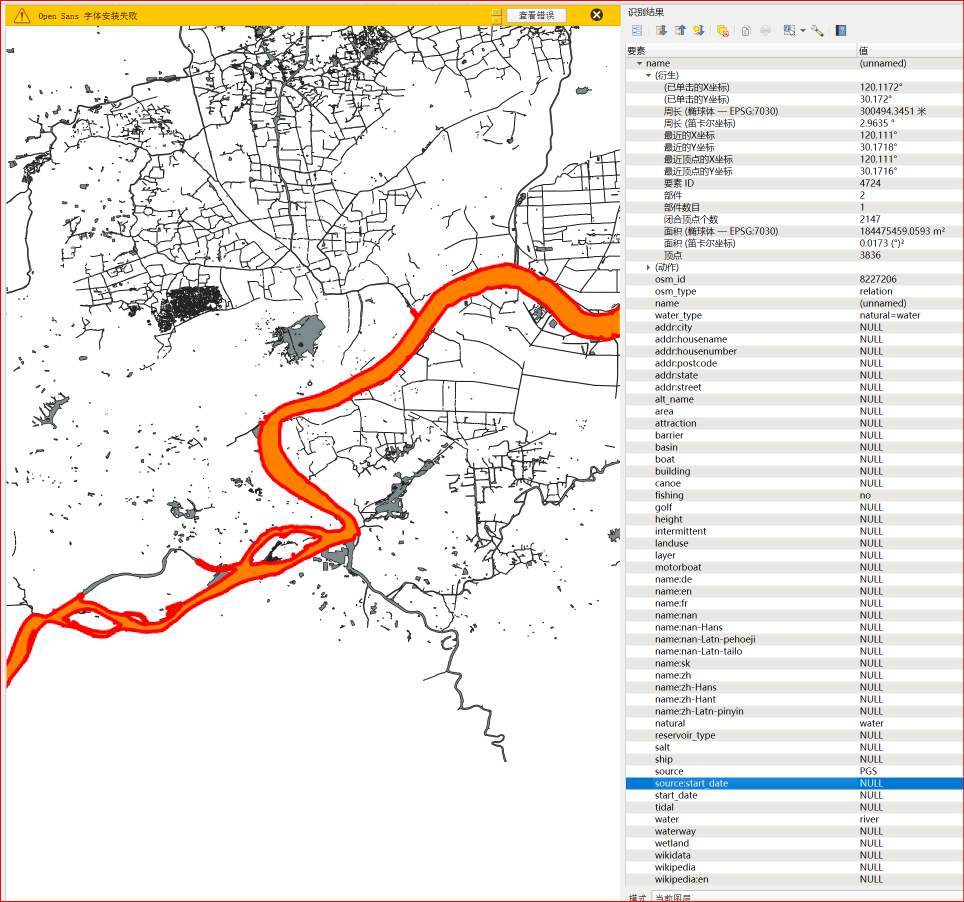
#> input picture pbf_cache/要素识别.png, 1928 x 1804 px (shown at 1/2 size)
$ python -i amap_salience.py   (imports and definitions only)
#> lines starting #> are read from the running program, lines starting #| are printed output that depends on the picture; after the words box and inside, x2 and y2 are one past the last pixel; in counts of white or black regions, pixels touching at a corner belong together
#> further down, picture is the input picture: PIL image 1928x1804 RGBA; mean R, G, B, A 237.9, 232.1, 227.6, 255
### _TEXTURE_STYLE_OF_DEEPSEEK/_water_supplement.py
"""Water polygon supplementation: Gaode no-label tiles + Chamfer matching + adaptive buffer.

Priority: OSM polygon > Gaode extraction (shape-matched) > adaptive width buffer

Gaode tile service: scl=2&style=7 gives clean basemap without labels/text.
Water is bright blue, easily segmented. Resolution ~4.8m/px at zoom 14.

Used by _layer_preprocess.py (3MF pipeline) and tune_buildings_v2.py (PNG renderer).
"""
from __future__ import annotations

import json
import math
import os
import time
from io import BytesIO
from pathlib import Path
from typing import List, Tuple, Optional

import numpy as np
from shapely.geometry import LineString, MultiPolygon, Point, Polygon, shape, mapping
from shapely.ops import unary_union, nearest_points

# ---------------------------------------------------------------------------
# Config
# ---------------------------------------------------------------------------

_AMAP_ZOOM = 14
_AMAP_TILE_PX = 512         # scl=2 returns 512x512 tiles
_MIN_SEGMENT_LEN = 200      # ignore uncovered segments shorter than this (m)
_MIN_POLYGON_AREA_M2 = 50000
_MAX_SUPPLEMENT_AREA_M2 = 500000  # reject Gaode polygons larger than 500k m² (0.5 km²)
_ADAPTIVE_MIN_HW = 40       # adaptive buffer 最小半宽 (m)——无参考时的河道默认
_ADAPTIVE_MAX_HW = 450      # 最大半宽上限 (m)——river default
_ADAPTIVE_DECAY_DIST = 15000
_ADAPTIVE_REF_MAX_DIST = 500  # 参考多边形必须贴近中心线（视为同一水体的延伸）

_WATERWAY_HW_CAPS = {
    "river":     (40, 450),
    "riverbank": (100, 500),
    "canal":     (12, 50),
    "stream":    (5, 20),
    "drain":     (3, 12),
    "ditch":     (2, 8),
}

# Chamfer matching search range (narrow: no-label tiles are well-calibrated)
_CHAMFER_SCALE_RANGE = (0.85, 1.15)
_CHAMFER_SCALE_STEPS = 30
_CHAMFER_ANGLE_RANGE = (-3, 3)  # degrees — GCJ correction handles most offset
_CHAMFER_ANGLE_STEP = 1
_CHAMFER_MAX_SCORE_M = 150.0    # if best score > this, match is unreliable


# ---------------------------------------------------------------------------
# Key loading
# ---------------------------------------------------------------------------

# [15 lines left out: function _load_amap_key, not called in this run]


# ---------------------------------------------------------------------------
# GCJ-02 ↔ WGS84 coordinate conversion
# ---------------------------------------------------------------------------

_A = 6378245.0
_EE = 0.00669342162296594


def _out_of_china(lon: float, lat: float) -> bool:
    return not (72.004 <= lon <= 137.8347 and 0.8293 <= lat <= 55.8271)


# [43 lines left out: functions _transform_lat, _transform_lon, _wgs84_to_gcj02, _gcj02_to_wgs84, not called in this run]


# ---------------------------------------------------------------------------
# Tile math
# ---------------------------------------------------------------------------

def _lon_to_tile_x(lon: float, zoom: int) -> int:
    return int((lon + 180) / 360 * (2 ** zoom))


def _lat_to_tile_y(lat: float, zoom: int) -> int:
    lat_rad = math.radians(lat)
    return int((1 - math.log(math.tan(lat_rad) + 1 / math.cos(lat_rad)) / math.pi) / 2 * (2 ** zoom))


def _tile_to_lon(x: int, zoom: int) -> float:
    return x / (2 ** zoom) * 360 - 180


def _tile_to_lat(y: int, zoom: int) -> float:
    n = math.pi - 2 * math.pi * y / (2 ** zoom)
    return math.degrees(math.atan(math.sinh(n)))


# ---------------------------------------------------------------------------
# Gaode no-label tile extraction
# ---------------------------------------------------------------------------

# [6 lines left out: function _cache_path, not called in this run]


def _auto_fetch_enabled() -> bool:
    value = os.environ.get("AMAP_WATER_AUTO_FETCH", "1").strip().lower()
    return value not in {"0", "false", "no", "off"}


# [61 lines left out: function _fetch_nolabel_tiles, not called in this run]


def _extract_water_mask(img: np.ndarray) -> np.ndarray:
    """HSV + RGB color segmentation for water pixels in no-label basemap."""
    from scipy import ndimage

    img_f = img.astype(np.float32) / 255.0
    r, g, b = img_f[:, :, 0], img_f[:, :, 1], img_f[:, :, 2]

    cmax = np.maximum(np.maximum(r, g), b)
    cmin = np.minimum(np.minimum(r, g), b)
    delta = cmax - cmin

    hue = np.zeros_like(cmax)
    m_r = (cmax == r) & (delta > 0)
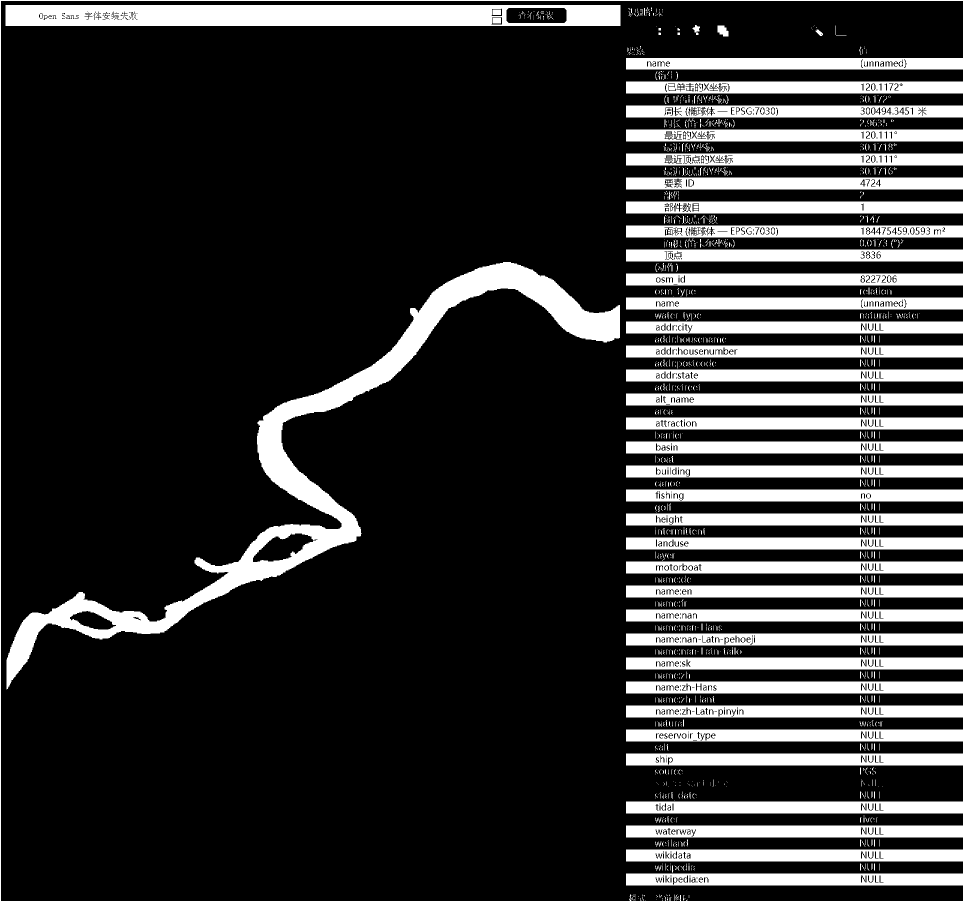
#> m_r: shape (1804, 1928) bool (shown at 1/2 size); 19.8% white; 1554 white regions (1337 under 20 px), largest, box (x1, y1, x2, y2) and area: (0, 0, 1928, 1804) 542182, (13, 524, 1240, 1379) 84862, (11, 10, 1241, 52) 46978
    m_g = (cmax == g) & (delta > 0)
#> m_g: shape (1804, 1928) bool; 0.45% white in thin lines or dots
    m_b = (cmax == b) & (delta > 0)
#> m_b: shape (1804, 1928) bool; 2.1% white; 5925 white regions (5554 under 20 px), largest, box (x1, y1, x2, y2) and area: (1252, 1555, 1926, 1579) 15941, (565, 630, 651, 721) 4034, (642, 1084, 1012, 1523) 3713
    hue[m_r] = 60 * (((g[m_r] - b[m_r]) / delta[m_r]) % 6)
    hue[m_g] = 60 * ((b[m_g] - r[m_g]) / delta[m_g] + 2)
    hue[m_b] = 60 * ((r[m_b] - g[m_b]) / delta[m_b] + 4)
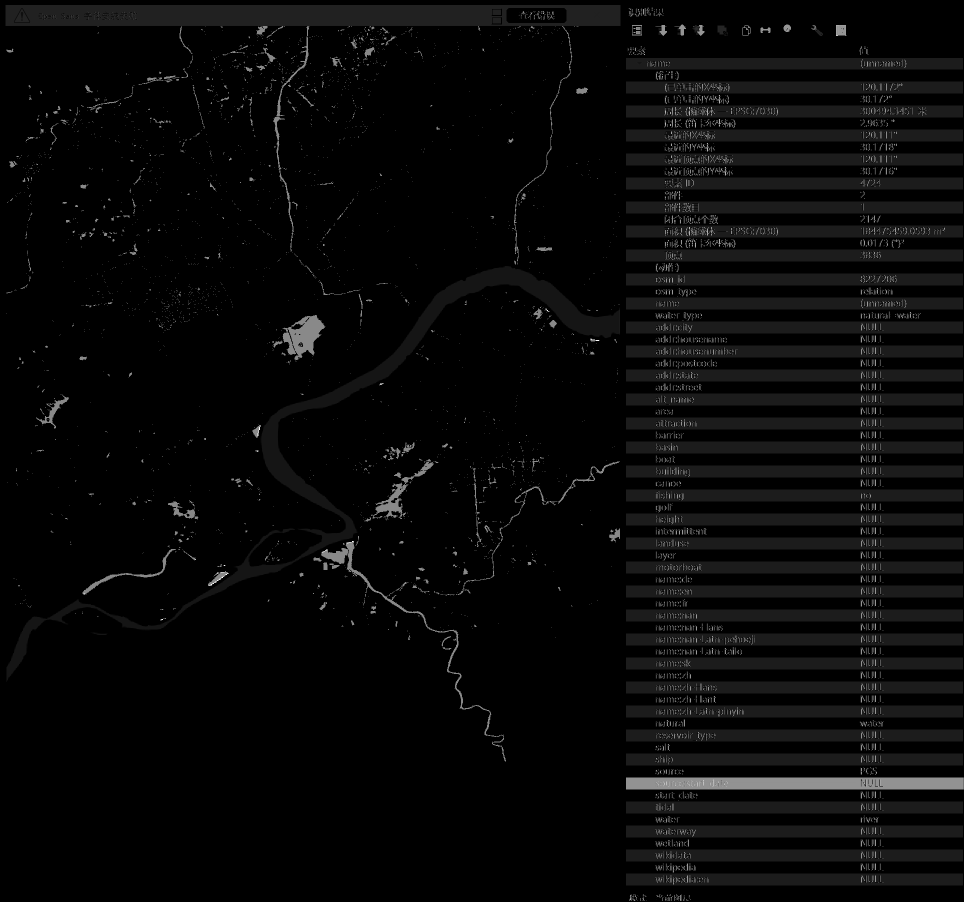
#> hue: shape (1804, 1928) float32 (shown at 1/2 size); min 0, max 359.8, mean 11.7; drawn with min black and max white

    sat = np.where(cmax > 0, delta / cmax, 0)

    # Water: bright blue in basemap
    mask = (hue >= 180) & (hue <= 240) & (sat >= 0.08) & (cmax >= 0.45)
#> mask: shape (1804, 1928) bool; 1.5% white; 4057 white regions (3918 under 20 px), largest, box (x1, y1, x2, y2) and area: (1252, 1555, 1926, 1579) 15624, (567, 631, 649, 719) 3593, (752, 967, 813, 1035) 1351

    # RGB supplement for lighter/edge water pixels
    ri, gi, bi = img[:, :, 0], img[:, :, 1], img[:, :, 2]
    rgb_mask = (bi >= 190) & (gi >= 140) & (gi <= 230) & (ri >= 60) & (ri <= 200) & (bi > ri)
#> rgb_mask: shape (1804, 1928) bool; 0.23% white in thin lines or dots
    mask = mask | rgb_mask
#> mask: shape (1804, 1928) bool; 1.5% white; 4075 white regions (3934 under 20 px), largest, box (x1, y1, x2, y2) and area: (1252, 1555, 1926, 1579) 15707, (567, 631, 649, 719) 3593, (752, 967, 813, 1035) 1351

    # Morphological cleanup
    mask = ndimage.binary_opening(mask, iterations=2)
#> mask: shape (1804, 1928) bool; 0.75% white; 63 white regions (11 under 20 px), largest, box (x1, y1, x2, y2) and area: (1252, 1555, 1926, 1579) 15282, (576, 631, 649, 719) 2941, (752, 968, 812, 1032) 1159
    mask = ndimage.binary_closing(mask, iterations=2)
#> mask: shape (1804, 1928) bool; 0.77% white; 56 white regions (11 under 20 px), largest, box (x1, y1, x2, y2) and area: (1252, 1555, 1926, 1579) 15720, (567, 631, 649, 719) 3703, (644, 1084, 737, 1166) 1437
    mask = ndimage.binary_fill_holes(mask)
#> mask: shape (1804, 1928) bool; 0.79% white; 56 white regions (11 under 20 px), largest, box (x1, y1, x2, y2) and area: (1252, 1555, 1926, 1579) 16156, (567, 631, 649, 719) 3782, (644, 1084, 737, 1166) 1437

    labeled, n = ndimage.label(mask)
#> labeled: shape (1804, 1928) int32; 60 distinct labels, from 0 to 59
#> n = 59
    for i in range(1, n + 1):
        if (labeled == i).sum() < 1000:
            mask[labeled == i] = 0
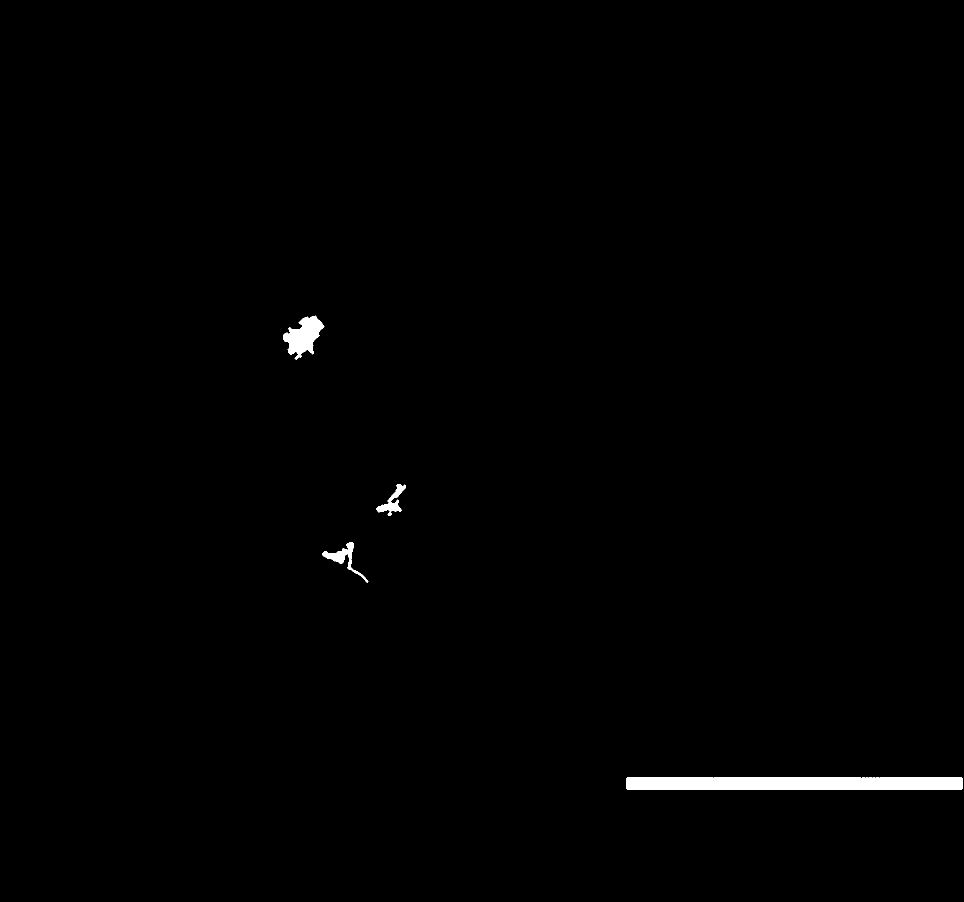
#> mask: shape (1804, 1928) bool (shown at 1/2 size); 0.65% white; 4 white regions, box (x1, y1, x2, y2) and area: (1252, 1555, 1926, 1579) 16156, (567, 631, 649, 719) 3782, (644, 1084, 737, 1166) 1437, (752, 968, 812, 1032) 1192

    return mask.astype(np.uint8)


# [657 lines left out: functions _vectorize_mask, _fetch_amap_water, fetch_amap_water_local, _chamfer_match, _apply_chamfer_transform, _estimate_polygon_width and 4 more, not called in this run]

### aesthetic/amap_salience.py
"""AMap style-7 visual salience masks for composition diagnostics.

AMap is used here as a cartographic reference, not as replacement geometry.
The stable no-label palette tells us which roads and water bodies the source
map considers visually important.  Masks remain read-only until representative
city tests demonstrate that they are safe selection constraints.
"""
from __future__ import annotations

from dataclasses import dataclass
import json
import math
import os
from pathlib import Path

import numpy as np
from PIL import Image
from scipy import ndimage

from _TEXTURE_STYLE_OF_DEEPSEEK._water_supplement import (
    _extract_water_mask,
    _fetch_nolabel_tiles,
    _out_of_china,
    _wgs84_to_gcj02,
)


PALETTE_VERSION = "amap-style7-salience-v1"
TEMPLATE_POLICY_VERSION = "amap-spatial-template-v3"
COMPARISON_VERSION = "amap-salience-comparison-v1"
URBAN_EVIDENCE_VERSION = "amap-urban-evidence-v1"

# Exact style-7 anchors observed in real Beijing tiles.  A small RGB distance
# absorbs antialiasing without admitting coloured metro lines or green parks.
_ROAD_PALETTES = {
    "major": ((255, 163, 92), (246, 128, 37)),
    "arterial": ((241, 207, 95), (225, 173, 4), (242, 200, 65)),
    "context": ((246, 227, 163), (248, 210, 145), (233, 178, 83)),
}
_GREEN_PALETTE = ((200, 228, 157),)


@dataclass(frozen=True)
class SalienceMasks:
    water: np.ndarray
    road_major: np.ndarray
    road_arterial: np.ndarray
    road_context: np.ndarray
    evidence: dict
    green: np.ndarray | None = None

    @property
    def road_all(self) -> np.ndarray:
        return self.road_major | self.road_arterial | self.road_context


class AmapSalienceGuide:
    """Sample projected local linework against a cartographic reference mask.

    The guide returns evidence scores only.  Callers remain responsible for
    print budgets, topology, geometry validity, and the prohibition on
    inventing source features.
    """

    # [226 lines left out: functions __init__, _iter_lines, _sample_pixels, road_support, water_support, summarize_amap_urban_evidence, not called in this run]


def _palette_mask(rgb: np.ndarray, anchors, tolerance: float) -> np.ndarray:
    work = rgb.astype(np.int16)
    output = np.zeros(rgb.shape[:2], dtype=bool)
    threshold = float(tolerance) ** 2
    for anchor in anchors:
        delta = work - np.asarray(anchor, dtype=np.int16)
        output |= np.sum(delta.astype(np.int32) ** 2, axis=2) <= threshold
    return output


def _remove_small_components(mask: np.ndarray, min_pixels: int) -> np.ndarray:
    if not mask.any() or min_pixels <= 1:
        return mask.astype(bool)
    labels, count = ndimage.label(mask)
    if count == 0:
        return mask.astype(bool)
    sizes = np.bincount(labels.ravel())
    keep = sizes >= int(min_pixels)
    keep[0] = False
    return keep[labels]


def extract_amap_salience_masks(
    image,
    *,
    palette_tolerance: float = 18.0,
    min_road_component_pixels: int = 16,
) -> SalienceMasks:
    """Extract water and three road-salience tiers from a style-7 image."""

    rgb = np.asarray(image.convert("RGB") if isinstance(image, Image.Image)
                     else image, dtype=np.uint8)
    if rgb.ndim != 3 or rgb.shape[2] != 3:
        raise ValueError("AMap reference must be an RGB image")

    water = _extract_water_mask(rgb).astype(bool)
    road_masks = {}
    for name, palette in _ROAD_PALETTES.items():
        mask = _palette_mask(rgb, palette, palette_tolerance)
        # Coloured transit lines can overwrite one or two pixels at crossings;
        # close those display artefacts before component filtering.
        mask = ndimage.binary_closing(mask, structure=np.ones((3, 3)))
        mask &= ~water
        road_masks[name] = _remove_small_components(
            mask, min_road_component_pixels)
#> this loop made 3 passes
#> count in _remove_small_components on passes 1 to 3: 48, 39, 2026
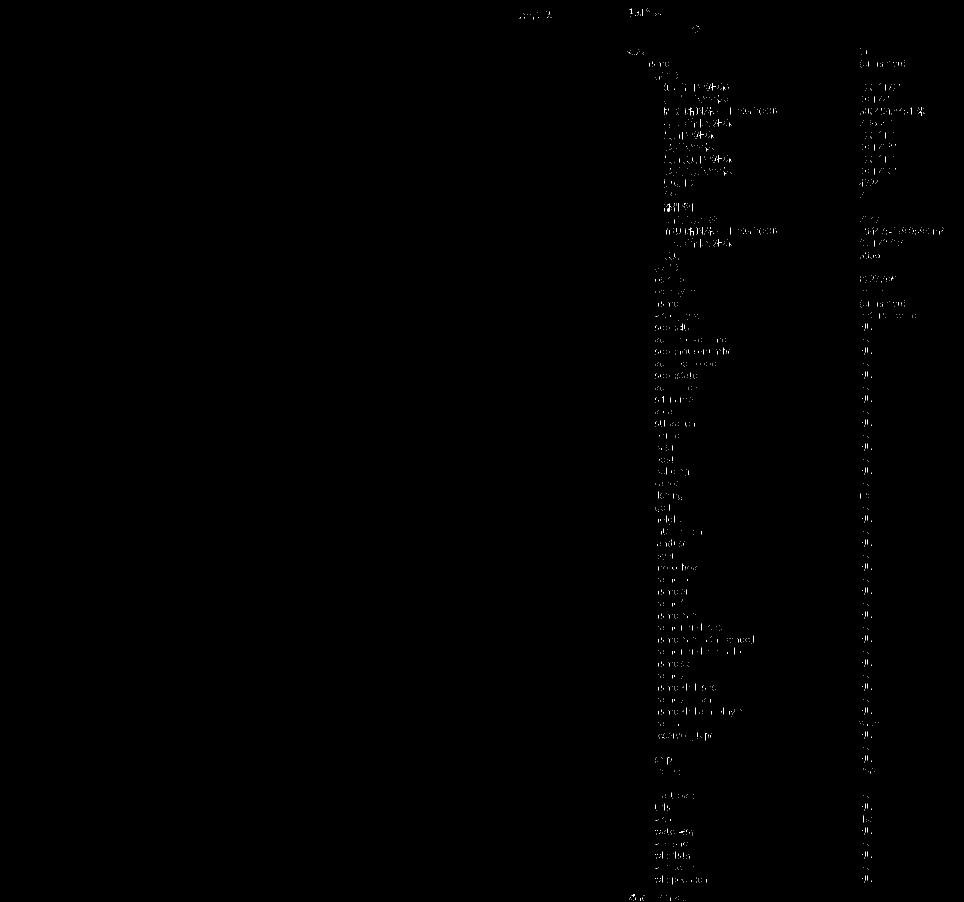
#> mask: shape (1804, 1928) bool (shown at 1/2 size); 0.14% white in thin lines or dots, all inside (x1, y1, x2, y2) = (1038, 16, 1888, 1802)
#> after the loop, road_masks = 3 items
    green = _palette_mask(rgb, _GREEN_PALETTE, 12.0)
#> the loop in _palette_mask (call 4), `for anchor in anchors:` made 1 pass
#> pass 1, in _palette_mask (call 4), `delta = work - np.asarray(anchor, dtype=np.int16)`:
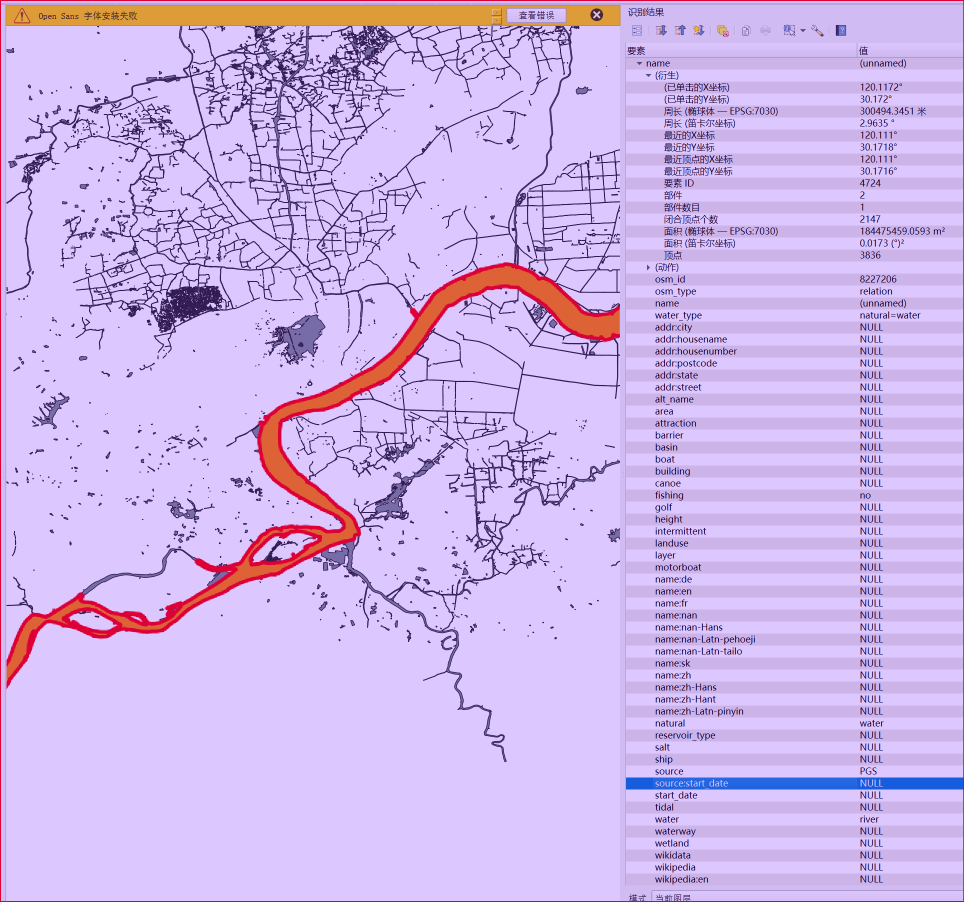
#> delta: shape (1804, 1928, 3) int16 (shown at 1/2 size); mean R, G, B 37.9, 4.1, 70.6; drawn with min black and max white
    green &= ~water
    green &= ~(road_masks["major"]
               | road_masks["arterial"]
               | road_masks["context"])
#> green: shape (1804, 1928) bool; 0% white in thin lines or dots, all inside (x1, y1, x2, y2) = (1343, 363, 1747, 1756)
    green = _remove_small_components(green, min_road_component_pixels)
#> in _remove_small_components (call 4), `labels, count = ndimage.label(mask)`: labels: shape (1804, 1928) int32; 10 distinct labels, from 0 to 9
#> in _remove_small_components (call 4), `return keep[labels]`: returned value: shape (1804, 1928) bool; every value is 0

    pixels = float(rgb.shape[0] * rgb.shape[1])
#> pixels = 3478112
    evidence = {
        "palette_version": PALETTE_VERSION,
        "shape": [int(rgb.shape[0]), int(rgb.shape[1])],
        "palette_tolerance_rgb": float(palette_tolerance),
        "min_road_component_pixels": int(min_road_component_pixels),
        "water_ratio": round(float(water.sum()) / pixels, 6),
        "road_major_ratio": round(
            float(road_masks["major"].sum()) / pixels, 6),
        "road_arterial_ratio": round(
            float(road_masks["arterial"].sum()) / pixels, 6),
        "road_context_ratio": round(
            float(road_masks["context"].sum()) / pixels, 6),
        "green_ratio": round(float(green.sum()) / pixels, 6),
        "warning": (
            "Style-7 colours express cartographic salience, not legal road "
            "classification or replacement geometry."
        ),
    }
    return SalienceMasks(
        water=water,
        road_major=road_masks["major"],
        road_arterial=road_masks["arterial"],
        road_context=road_masks["context"],
        evidence=evidence,
        green=green,
    )


# [20 lines left out: function extract_review_salience_masks, not called in this run]


def _mercator_y(lat: float) -> float:
    lat = max(-85.05112878, min(85.05112878, float(lat)))
    return math.log(math.tan(math.pi / 4 + math.radians(lat) / 2))


# [365 lines left out: functions crop_mosaic_to_wgs84_bbox, fetch_amap_salience_reference, build_amap_salience_guide, _resize_bool, _mask_recall, _distance_p95 and 4 more, not called in this run]

>>> from PIL import Image
>>> picture = Image.open('../pbf_cache/要素识别.png')
>>> result = extract_amap_salience_masks(picture)
